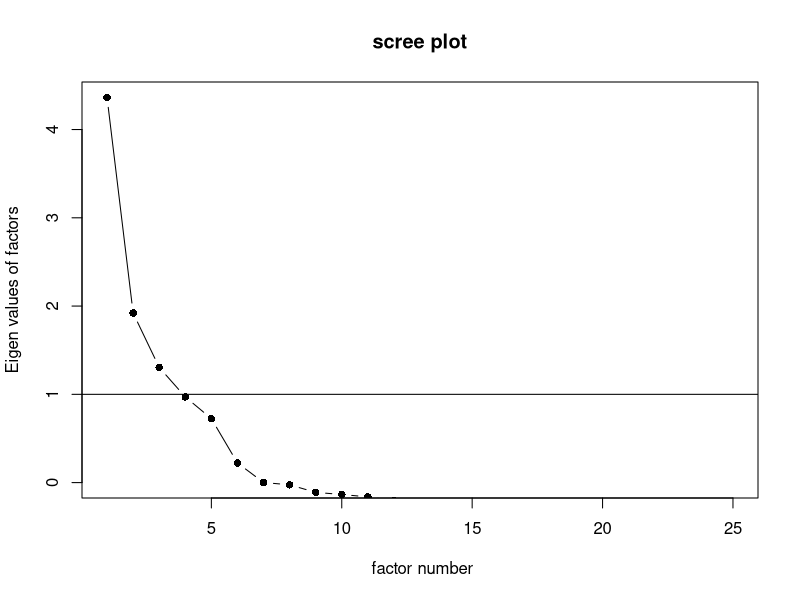
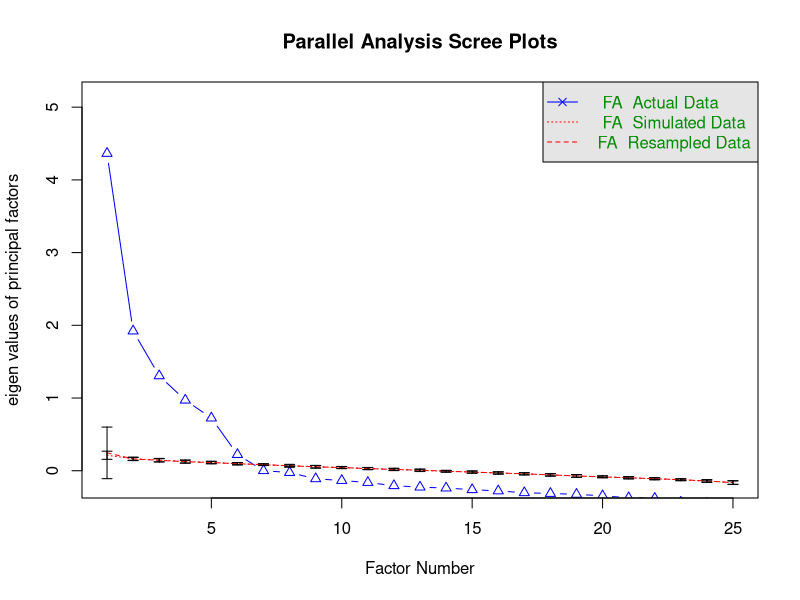
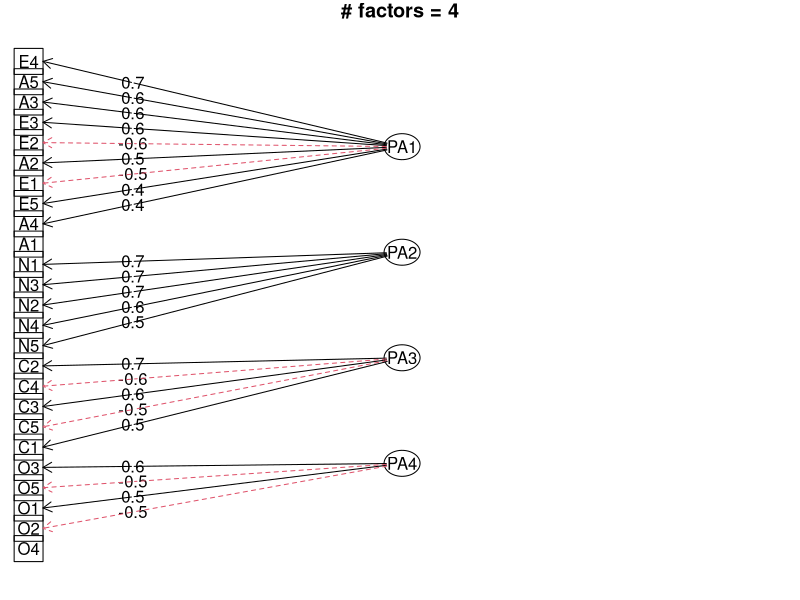
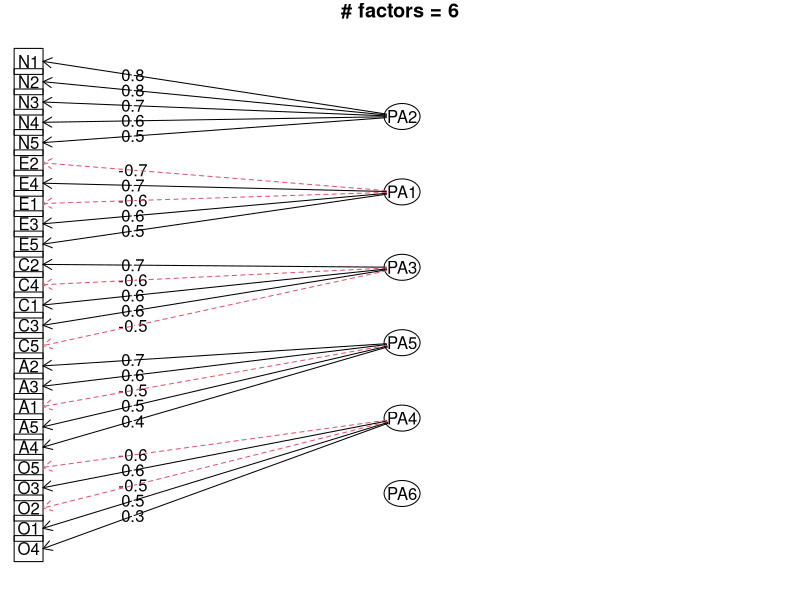
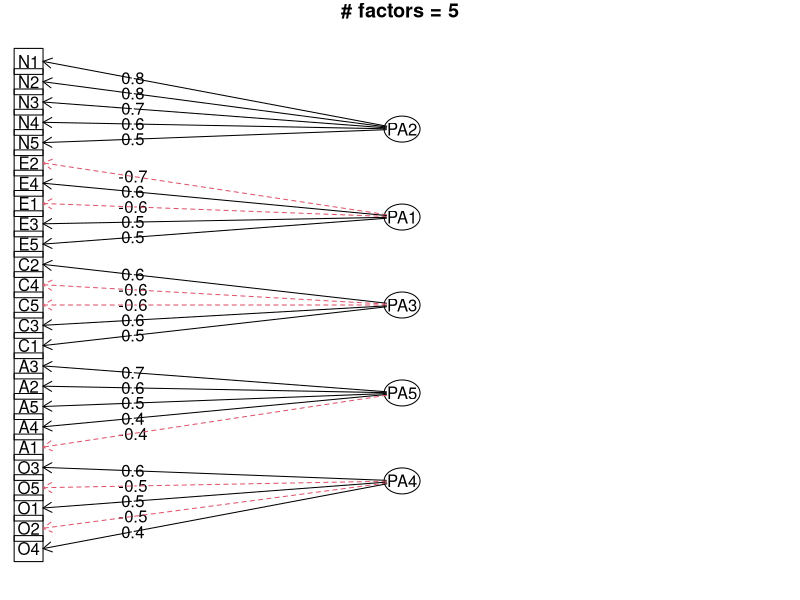
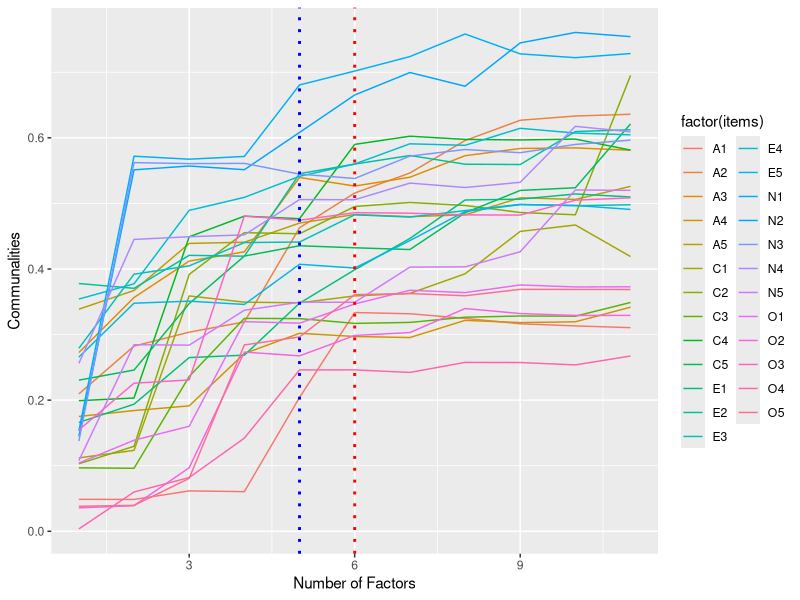

Source code (R) for these figures, in order:
## ---- chunk 1
knitr::opts_chunk$set(echo = TRUE)
## ---- chunk 2
library(psych)
library(tidyverse)
## ---- chunk 3
mydata = bfi[1:25][complete.cases(bfi[1:25]),]
KMO(mydata)
## ---- chunk 4
cortest.bartlett(mydata)
## ---- chunk 5
scree(mydata, fa = TRUE, pc = FALSE, main = "scree plot")
## ---- chunk 6
fa.parallel(mydata, fa = 'fa', error.bars = TRUE)
## ---- chunk 7
fa4 = fa(mydata, nfactors = 4, fm="pa", max.iter = 100, rotate = "varimax")
fa.diagram(fa4, main = "# factors = 4", cut = .3)
## ---- chunk 8
fa6 = fa(mydata, nfactors = 6, fm="pa", max.iter = 100, rotate = "varimax")
fa.diagram(fa6, main = "# factors = 6", cut = .3)
## ---- chunk 9
fa5 = fa(mydata, nfactors = 5, fm="pa", max.iter = 100, rotate = "varimax")
fa.diagram(fa5, main = "# factors = 5", cut = .3)

## ---- chunk 10
print(fa5$loadings, cutoff=0, digits=3)
## ---- chunk 11
print(fa5$communality, cutoff=0, digits=3)
## ---- chunk 12
com_matrix = c()
for(i in 1:11){
  result <- fa(mydata, nfactors = i, fm="pa", max.iter = 100, rotate = "varimax")
  com_matrix = rbind(com_matrix, result$communality)
}

as.tibble(com_matrix) %>%  
  gather(items, loadings) %>%
  group_by(items) %>%
  mutate(n = 1:11) %>%
  ggplot(aes(x = n ,y = loadings)) +
  geom_line(aes(colour = factor(items)), size = 0.5) +
  geom_vline(xintercept = 5, linetype="dotted", color = "blue", size=1) +
  geom_vline(xintercept = 6, linetype="dotted", color = "red", size=1) +
  xlab("Number of Factors") + ylab("Communalities")
